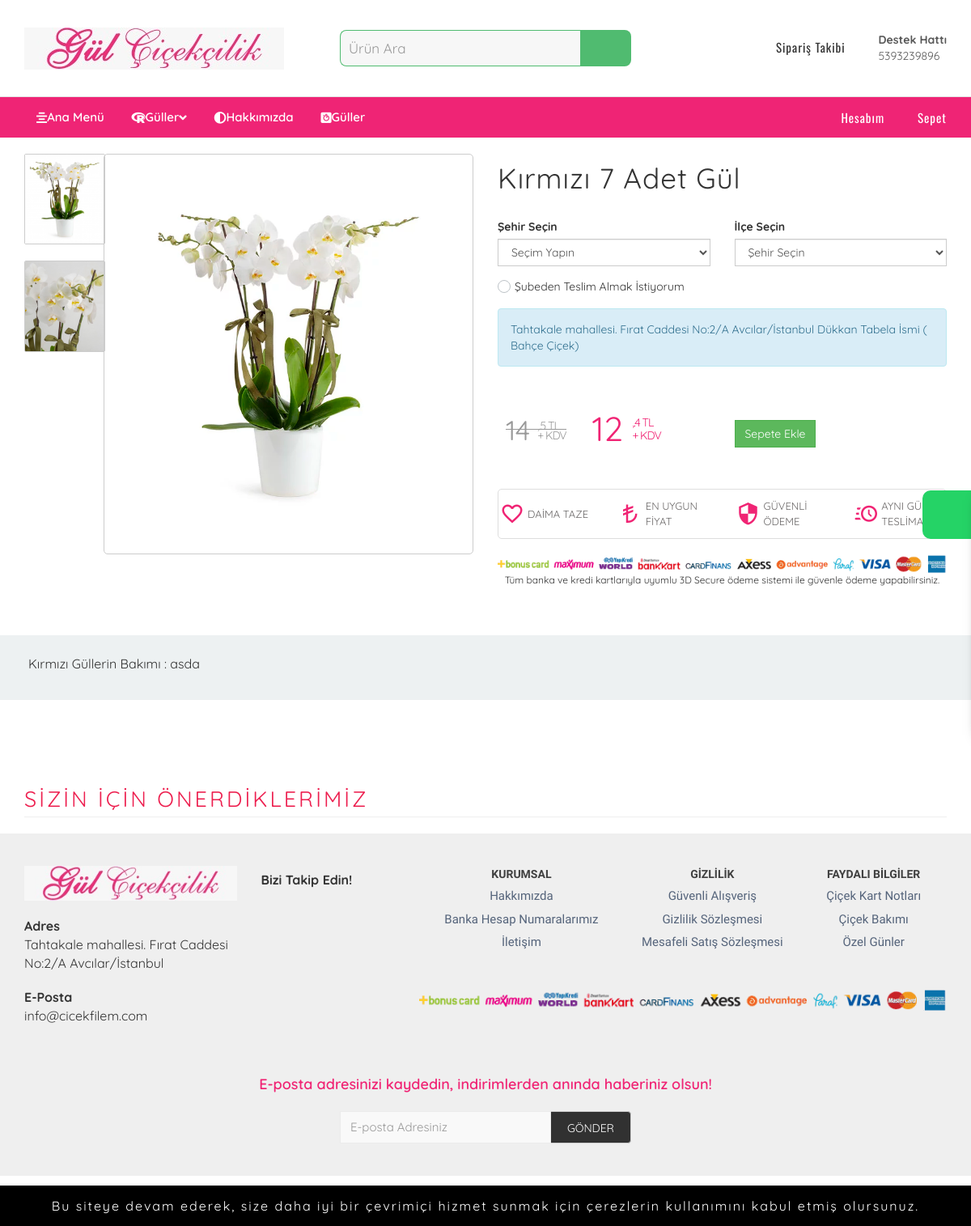
The app's page /product.php?id=52 with its own data.
### tables this page shows
CREATE TABLE `settings` (
  `ID` int(11) NOT NULL,
  `LOGO` varchar(100) NOT NULL,
  `TITLE` varchar(250) NOT NULL,
  `PHONE` varchar(12) NOT NULL,
  `EMAIL` varchar(100) NOT NULL,
  `ACTIVE` tinyint(1) NOT NULL
);

CREATE TABLE `product` (
  `ID` int(11) NOT NULL,
  `TITLE` varchar(250) NOT NULL,
  `DESCRIPTION` text DEFAULT NULL,
  `STOCK` int(11) NOT NULL,
  `PRICE` float NOT NULL,
  `URL` varchar(100) NOT NULL,
  `MAIN_CATEGORY` int(100) NOT NULL,
  `VIEW` int(11) NOT NULL DEFAULT 0,
  `STATUS` tinyint(1) NOT NULL DEFAULT 0,
  `ACTIVE` tinyint(1) NOT NULL DEFAULT 1,
  `PROCESS_DATE` datetime NOT NULL DEFAULT current_timestamp(),
  `PRODUCT_TYPE` tinyint(1) NOT NULL DEFAULT 1,
  `TAX` int(11) NOT NULL,
  `INCLUDE_TAX` tinyint(1) NOT NULL DEFAULT 1,
  `DISCOUNT_PRICE` float DEFAULT NULL,
  `MIN_STOCK` int(11) NOT NULL DEFAULT 0,
  `STOCK_CODE` varchar(50) NOT NULL,
  `ABROAD` tinyint(1) NOT NULL DEFAULT 0,
  `CUSTOMER_UPLOAD` tinyint(1) NOT NULL DEFAULT 0,
  `DECI` float DEFAULT NULL,
  `FREE_CARGO` tinyint(1) NOT NULL DEFAULT 0,
  `CARGO_NOTE` varchar(500) DEFAULT NULL
);

### product.php (the view, shortened to what the rows shown need)
<?php include ("header.php");
?>
<div class="container">
    <div class="wrap-container transparent-bg">
        <div class="row">
                <?php
                    if(isset($_GET['id'])) {
                    $sql = "select * from product where ID = ".$_GET['id']."";
                    $result = mysqli_query($conn,$sql);
                    $row=mysqli_fetch_assoc($result);
                    }
                ?>
            <div class="col-lg-6 col-md-6 col-sm-12 col-xs-12 ptop20">
                <div class="prodbox">
                    <div class="prodbox-header">
                        <?php echo $row['TITLE']?>
                    </div>
                    <div class="prodbox-center">
                        <div class="row">
                            <div class="col-md-12 col-sm-12 col-xs-12">
                                <div class="row mtop20">
                                    <div class="col-xs-7 col-sm-6">
                                        <div class="price-cont">
                                            <div class="price-cart">
                                                <div class="price">
                                        <?php if (empty($row['DISCOUNT_PRICE'])) {echo '
                                            <div class="price-new"><span>'.substr($row['PRICE'],0,strpos($row['PRICE'], ".")).'</span>
                                            <span><small>,'.substr($row['PRICE'],strpos($row['PRICE'], ".")).' TL<small></small>
                                            <small>+ KDV</small></small></span></div>';
                                        }else {
                                            echo '<div class="price-old"><span>'.substr($row['PRICE'],0,strpos($row['PRICE'], ".")).' </span> <span><small>,'.substr($row['PRICE'],strpos($row['PRICE'], ".")).' TL<small></small><small>+ KDV</small></small></span></div>
                                            <div class="price-new"><span>'.substr($row['DISCOUNT_PRICE'],0,strpos($row['DISCOUNT_PRICE'], ".")).'</span> <span><small>,'.substr($row['DISCOUNT_PRICE'],strpos($row['DISCOUNT_PRICE'], ".")).' TL<small></small><small>+ KDV</small></small></span></div>';
                                        } ?>
                                                </div>
                                            </div>
                                        </div>
                                    </div>
                                    </div>
                                </div>
                            </div>
                        </div>
                    </div>
                </div>
            </div>
        </div>
    </div>
<div class="proddetbox">
    <div class="container">
        <div class="row">
            <div class="col-xs-12">
                <?php echo $row['DESCRIPTION']?>
            </div>
        </div>
    </div>
</div>
<?php include "footer.php"?>

### header.php (shortened to what the rows shown need)
<?php include "ttadmin/connect/connection.php";
$sql_settings    = "select * from settings where ACTIVE = 1";
$result_settings = mysqli_query($conn,$sql_settings);
$row_settings    = mysqli_fetch_assoc($result_settings);
?>
<!doctype html>
<html lang="tr">
<head>
    <link href="themes/magnoliav2/css/bootstrap-min.css" rel="stylesheet" />
    <link href="themes/magnoliav2/css/stylesheet.css" rel="stylesheet" />
    <link href="themes/magnoliav2/js/jquery/ui/themes/ui-lightness/jquery-ui-1.8.16.custom.css" rel="stylesheet" />
    <link href="themes/magnoliav2/css/animate.css" rel="stylesheet" />
    <link href="themes/magnoliav2/css/materialdesignicons.min.css" rel="stylesheet" />
    <link href="themes/magnoliav2/css/font-awesome.min.css" rel="stylesheet" />
    <link href="themes/magnoliav2/css/jquery.fancybox.css" rel="stylesheet" />
    <link href="themes/magnoliav2/css/pretty-checkbox.min.css" rel="stylesheet" />
    <link rel="stylesheet" href="ttadmin/plugins/fontawesome-free/css/all.min.css">
<link rel="stylesheet" href="themes/magnoliav2/css/jquery.fancybox.css" />
<link rel="stylesheet" href="themes/magnoliav2/css/clayfy.css" />
<link rel="stylesheet" href="themes/magnoliav2/css/owl.carousel.css" />
<link rel="stylesheet" href="themes/magnoliav2/css/owl.theme.default.css" />
</head>
<body id="offcanvas-container" class="nokeep-header offcanvas-container layout-fullwidth fs12 page-home ">
    <section id="page" class="offcanvas-pusher" role="main">
        <div id="header">
            <div id="topbar" class="vcenter2">
                <div class="container">
                    <div class="row vcenter2">
                        <div class="col-lg-4 col-md-4 col-sm-3 col-m64-4 col-m48-5 col-m32-5">
                            <a href="index.php">
                                <img src="<?php echo $row_settings['LOGO']; ?>" title="Çiçek Filem, Online Çiçekçi, Bahçeşehir Çiçekçi" alt="Çiçek Filem, Online Çiçekçi, Bahçeşehir Çiçekçi" class="logo" />
                            </a>
                        </div>
                        <div class="col-lg-4 col-md-4 hidden-xs hidden-sm">
                            <ul class="links pull-right">
                                <li class="cont-form">
                                    <a href="<?php echo $row_settings['PHONE']; ?>" class="vcenter">
                                        <span webicon="wpf:assistant" style="color:#50bb70" class="wh35"></span>
                                        <span class="hidden-xs hidden-sm hidden-md linkspan"><strong>Destek Hattı</strong><br><?php echo $row_settings['PHONE']; ?></span>
                                    </a>
                                </li>
                            </ul>
                        </div>
                    </div>
                </div>
            </div>
</div>

### records on screen
settings: LOGO (picture), PHONE "5393239896"
product: TITLE "Kırmızı 7 Adet Gül", PRICE "14", PRICE ".5", DISCOUNT_PRICE "12", DISCOUNT_PRICE ".4", DESCRIPTION "Kırmızı Güllerin Bakımı : asda"

### other values on screen
$mydata["text"] "Ana Menü"
$mydata["text"] "Güller"
$mydata["text"] "Hakkımızda"
